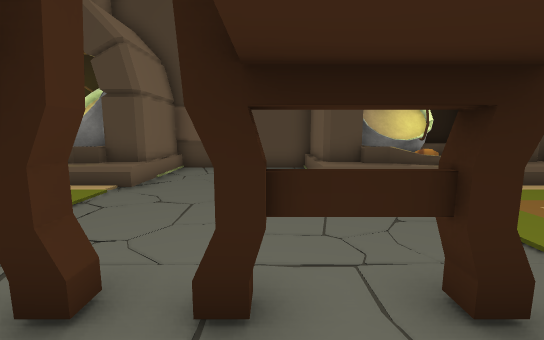
View 1 (above)

19 first-person views from a walk through a Unity game level. The camera is 1.4 m above the floor, tilts 8° down and sees 90° across. The floor is counted in squares, 1 m on a side. Each view is taken from the middle of a square. On the plan, view 1 faces up. The plan holds only what a view shows up to about 13 squares ahead; the rest is blank. The place goes on beyond the plan. The player is left out. Some animated figures are not drawn. Door leaves are left out, so doorways stand open. Some surface patterns are stand-ins.

View 2
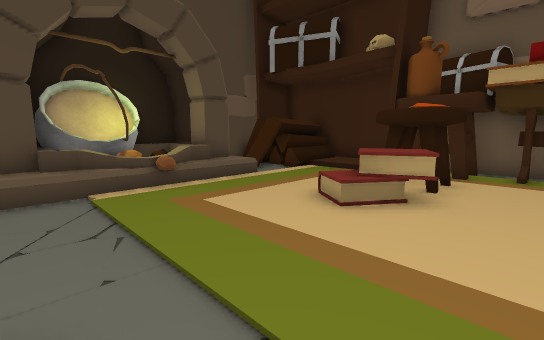

View 3
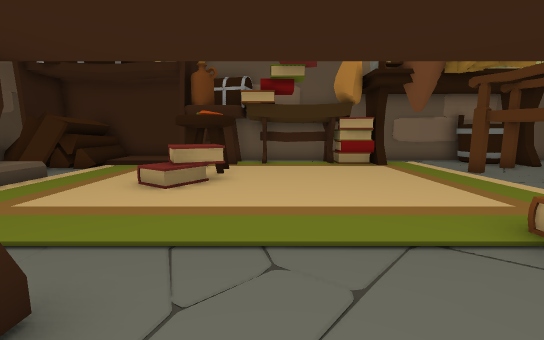

View 4
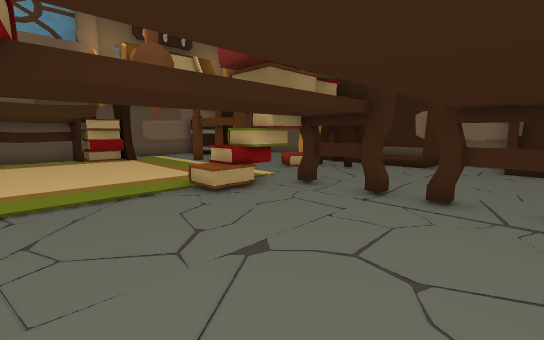

View 5
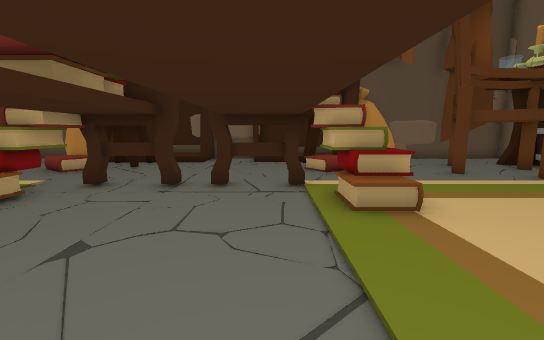

View 6
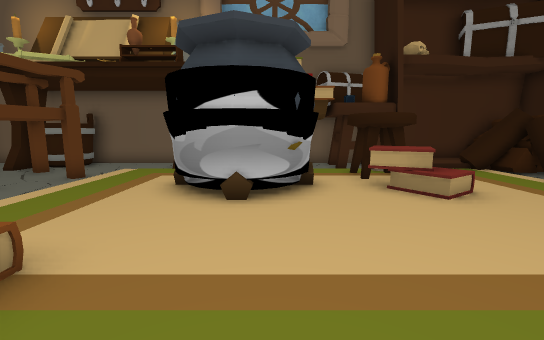

View 7
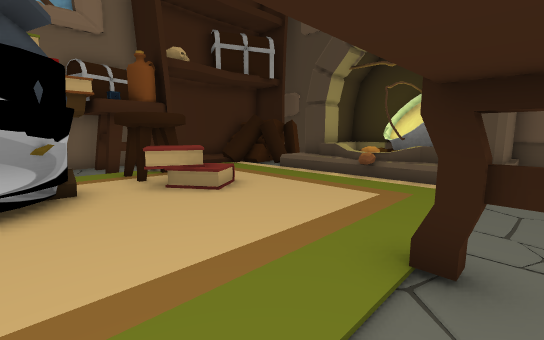

View 8
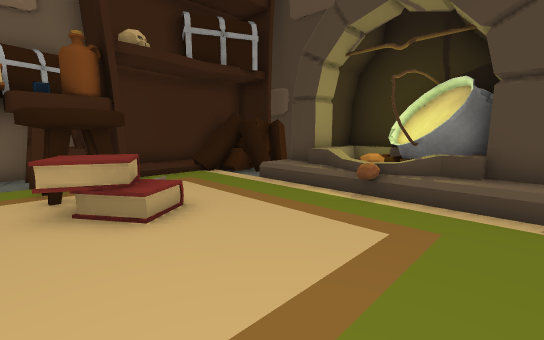

View 9
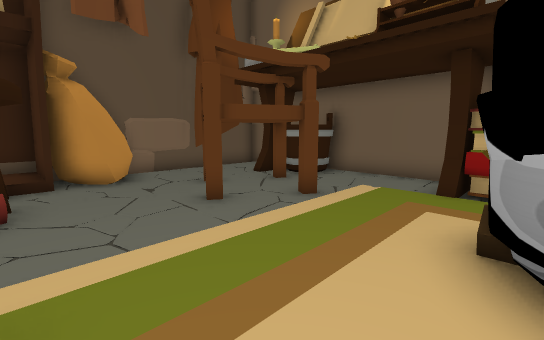

View 10
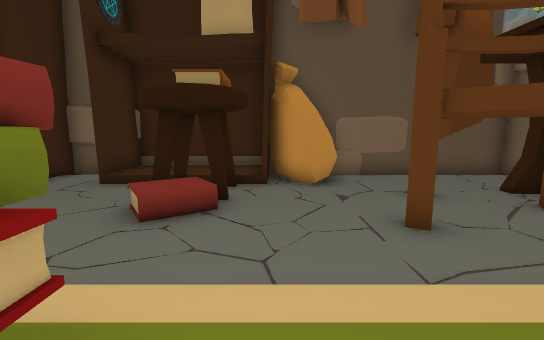

View 11
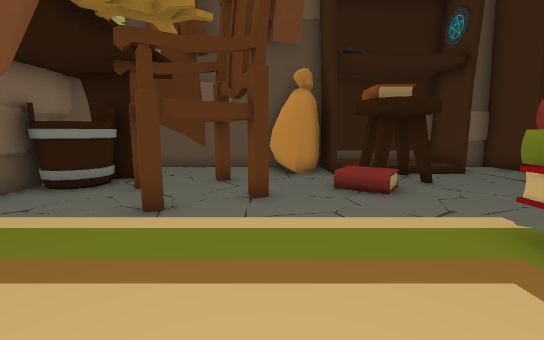

View 12
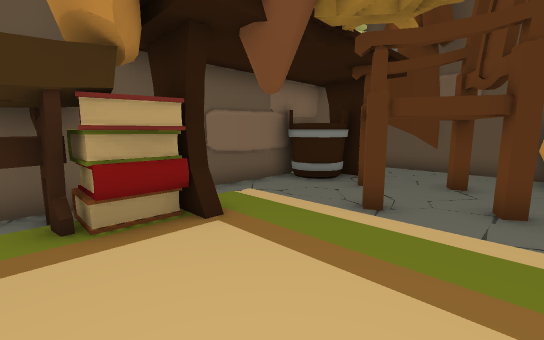

View 13
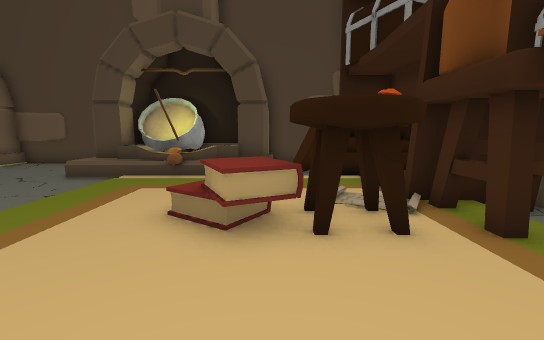

View 14
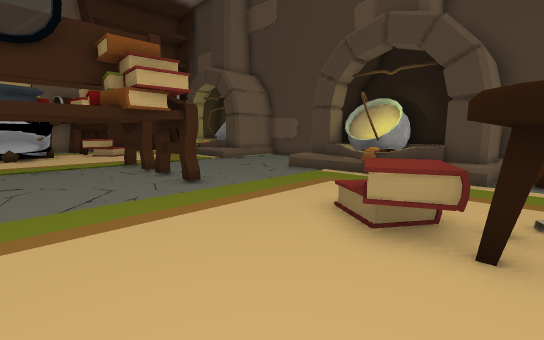

View 15
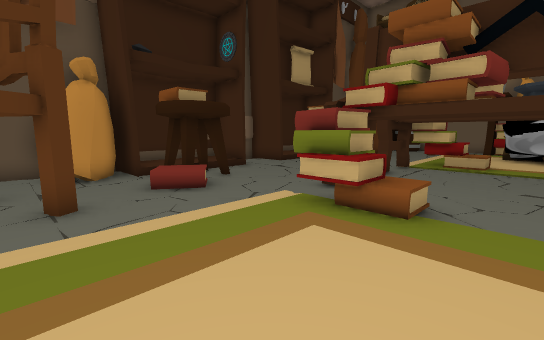

View 16
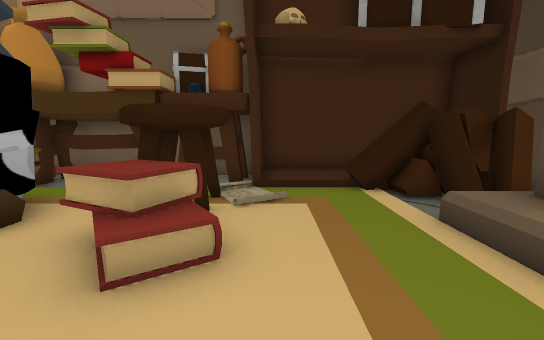

View 17
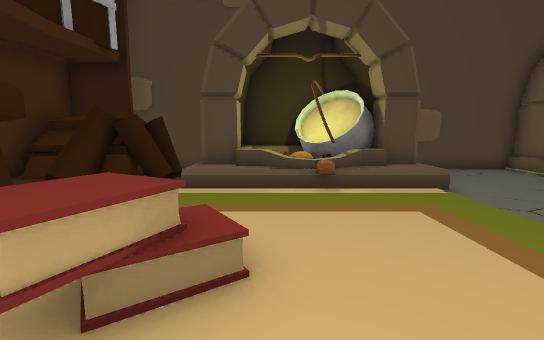

View 18
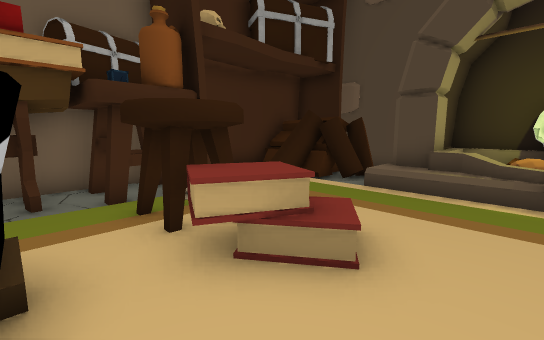

View 19
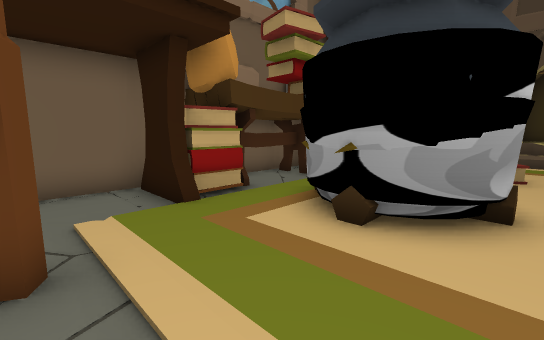

### Floor plan
Key: @ floor where view 1 was taken; # wall or solid block; . main floor; : floor 0.25 m higher than the main floor; + floor 0.5 m higher than the main floor; * floor 2 m higher than the main floor; / step, stairs or slope; = window, fence, low wall or low ledge; v drop or lower ground; T thing the floor can be seen under or through; O other object.
Columns run from 16 left of view 1 to 14 right of it. Each row starts with its distance up from view 1.
 11    ###      #######     #####
 10        ###O #.....#OO#####=O
  9  # OOO # OOO#.....#OOOv##OOO
  8  #OOOO##vOO##.....##OOv##OOOO#
  7  #OOO.+++O+++.....+++O+++.OOO#
  6  #:O......................./:#
  5  #:/......................./:#
  4  #:O......................./:#
  3  OOOOOOO.............../OOOOOO
  2  OOOOOOO.....##.##.....//OOOOO
  1 #....O...................O....#
  0 ##OO.OOO........@..........OOO
 -1  #O..OOO....................O#
 -2  #O..O OO...................O#
 -3  #OO.OOO...................OO#
 -4 ##OO....... .......OO......OO
 -5 #.......... O.....O .........
 -6 #..........*TTT.##OO.........#
 -7 #....O...................O...#
 -8 #......O...............O.....#
 -9  OO.O......O........OO....O.O#
-10  OO..O....##.......OO....O..OO
-11    #......#O.......OO......##
-12    #...OOO    #.#::::#OO...#
-13  # ##.. OO    #.#::::#OO..##
-14  ####### ############# ######

Positions as (right, up) in squares from view 1, and headings:
1: (0, 0), facing up
2: (2, 0), facing up-right
3: (0, 0), facing right
4: (-3, 0), facing down-right
5: (-3, 1), facing down
6: (-3, -1), facing left
7: (-3, -1), facing up-left
8: (-4, 1), facing up-left
9: (-6, -3), facing down-left
10: (-7, -4), facing down
11: (7, -2), facing down
12: (7, -2), facing down-right
13: (8, -2), facing up
14: (9, -2), facing up-left
15: (8, -2), facing down-left
16: (-6, 4), facing left
17: (-8, 0), facing up
18: (-7, 0), facing up-left
19: (-8, -7), facing up-left
